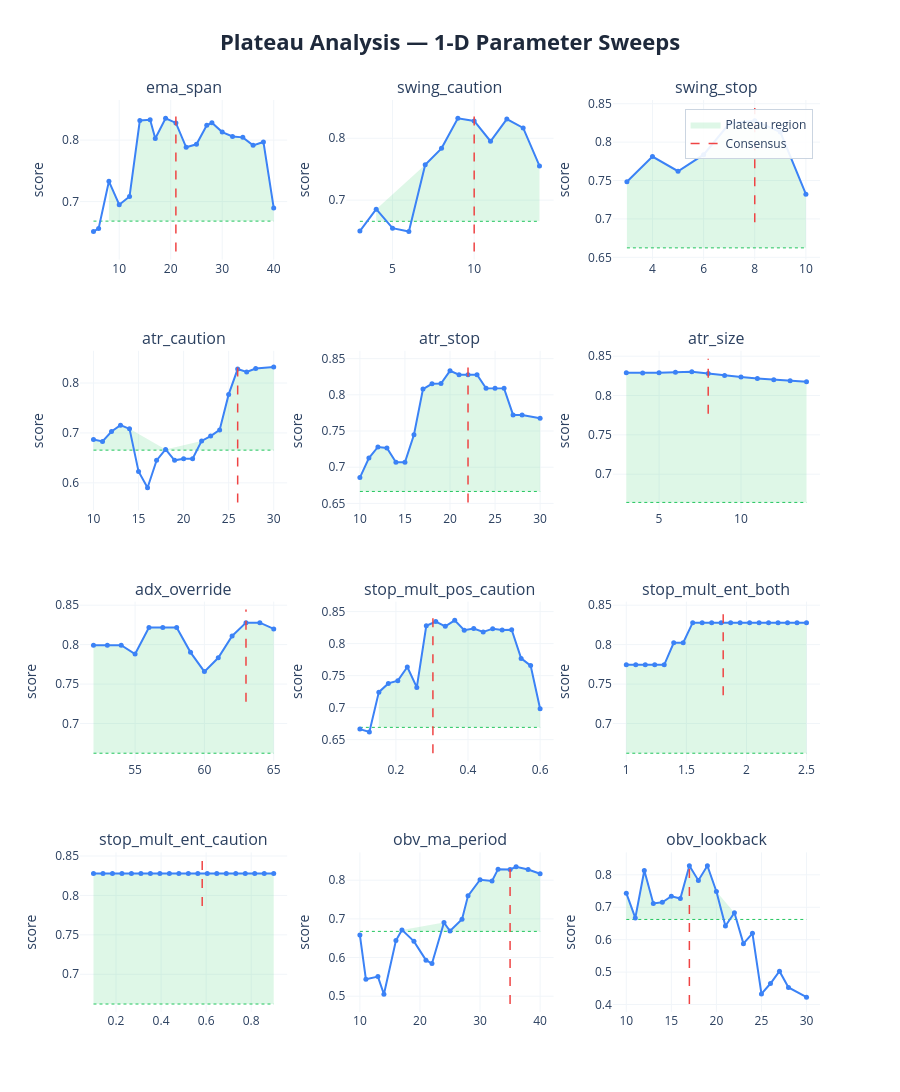

Notebook code cell kept with this figure:
### Markdown cell above
### 1-D sweep charts:
| Element | Meaning | Good | Bad |
|---------|---------|------|-----|
| **Blue curve** | Composite score at each value of the parameter, with all others held at consensus | Flat-topped curve — performance is insensitive to the exact value | Narrow spike — optimizer latched onto one specific value, everything nearby is worse |
| **Red dashed line** | Where the consensus value sits | On the flat top of the curve | On a steep slope or at the edge of a cliff |
| **Green dashed line** | Cutoff at 80% of peak score — the boundary between plateau and non-plateau | Blue curve stays above this line across most of the range | Blue curve dips below it quickly either side of the peak |
| **Green shading** | Plateau region — all values where the score stays within 20% of the peak | Wide green band spanning most of the range (robust) | Thin sliver or no shading at all (fragile/overfit) |

 If concensus on steep slope: parameter **REGIME SENSITIVE** - do not fix, backtests are disagreeing, want to fix parameters on flat top.

### Code cell
# ── visual sweep curves ───────────────────────────────────────────────────
plot_plateau_analysis(
    sweep_results    = sweep_results,
    consensus_params = results['consensus_params'],
    param_defs       = PARAM_DEFS,
    fixed_params     = FIXED_PARAMS,
    threshold        = 0.20,
    show             = False,
    save_html        = None,
)

### Figure 1 — Plotly figure (JSON) as saved in the notebook; plotly's stock layout.template omitted (floating-point values rounded to 4 significant figures)
{"data": [{"fill": "toself", "fillcolor": "rgba(34, 197, 94, 0.15)", "hoverinfo": "skip", "line": {"color": "rgba(0,0,0,0)"}, "name": "Plateau region", "showlegend": true, "type": "scatter", "x": [8, 10, 12, 14, 16, 17, 19, 21, 23, 25, 27, 28, 30, 32, 34, 36, 38, 40, 40, 38, 36, 34, 32, 30, 28, 27, 25, 23, 21, 19, 17, 16, 14, 12, 10, 8], "xaxis": "x", "y": [0.733, 0.695, 0.7083, 0.8318, 0.8331, 0.8025, 0.8355, 0.8279, 0.7883, 0.7931, 0.824, 0.8281, 0.8131, 0.8058, 0.8044, 0.7915, 0.797, 0.6898, 0.6684, 0.6684, 0.6684, 0.6684, 0.6684, 0.6684, 0.6684, 0.6684, 0.6684, 0.6684, 0.6684, 0.6684, 0.6684, 0.6684, 0.6684, 0.6684, 0.6684, 0.6684], "yaxis": "y"}, {"hoverinfo": "skip", "line": {"color": "#22c55e", "dash": "dot", "width": 1}, "mode": "lines", "showlegend": false, "type": "scatter", "x": [5, 40], "xaxis": "x", "y": [0.6684, 0.6684], "yaxis": "y"}, {"hovertemplate": "<b>ema_span</b><br>Value: %{x:.4g}<br>Score: %{y:.4f}<br><extra></extra>", "line": {"color": "#3b82f6", "width": 2}, "marker": {"size": 5}, "mode": "lines+markers", "name": "ema_span", "showlegend": false, "type": "scatter", "x": [5, 6, 8, 10, 12, 14, 16, 17, 19, 21, 23, 25, 27, 28, 30, 32, 34, 36, 38, 40], "xaxis": "x", "y": [0.6514, 0.6565, 0.733, 0.695, 0.7083, 0.8318, 0.8331, 0.8025, 0.8355, 0.8279, 0.7883, 0.7931, 0.824, 0.8281, 0.8131, 0.8058, 0.8044, 0.7915, 0.797, 0.6898], "yaxis": "y"}, {"hoverinfo": "skip", "line": {"color": "#ef4444", "dash": "dash", "width": 1.5}, "mode": "lines", "name": "Consensus", "showlegend": true, "type": "scatter", "x": [21, 21], "xaxis": "x", "y": [0.6188, 0.8522], "yaxis": "y"}, {"fill": "toself", "fillcolor": "rgba(34, 197, 94, 0.15)", "hoverinfo": "skip", "line": {"color": "rgba(0,0,0,0)"}, "name": "Plateau region", "showlegend": false, "type": "scatter", "x": [4, 7, 8, 9, 10, 11, 12, 13, 14, 14, 13, 12, 11, 10, 9, 8, 7, 4], "xaxis": "x2", "y": [0.6855, 0.7572, 0.7837, 0.8322, 0.8279, 0.7951, 0.8309, 0.8167, 0.7552, 0.6658, 0.6658, 0.6658, 0.6658, 0.6658, 0.6658, 0.6658, 0.6658, 0.6658], "yaxis": "y2"}, {"hoverinfo": "skip", "line": {"color": "#22c55e", "dash": "dot", "width": 1}, "mode": "lines", "showlegend": false, "type": "scatter", "x": [3, 14], "xaxis": "x2", "y": [0.6658, 0.6658], "yaxis": "y2"}, {"hovertemplate": "<b>swing_caution</b><br>Value: %{x:.4g}<br>Score: %{y:.4f}<br><extra></extra>", "line": {"color": "#3b82f6", "width": 2}, "marker": {"size": 5}, "mode": "lines+markers", "name": "swing_caution", "showlegend": false, "type": "scatter", "x": [3, 4, 5, 6, 7, 8, 9, 10, 11, 12, 13, 14], "xaxis": "x2", "y": [0.65, 0.6855, 0.6547, 0.6493, 0.7572, 0.7837, 0.8322, 0.8279, 0.7951, 0.8309, 0.8167, 0.7552], "yaxis": "y2"}, {"hoverinfo": "skip", "line": {"color": "#ef4444", "dash": "dash", "width": 1.5}, "mode": "lines", "name": "Consensus", "showlegend": false, "type": "scatter", "x": [10, 10], "xaxis": "x2", "y": [0.6168, 0.8489], "yaxis": "y2"}, {"fill": "toself", "fillcolor": "rgba(34, 197, 94, 0.15)", "hoverinfo": "skip", "line": {"color": "rgba(0,0,0,0)"}, "name": "Plateau region", "showlegend": false, "type": "scatter", "x": [3, 4, 5, 6, 7, 8, 9, 10, 10, 9, 8, 7, 6, 5, 4, 3], "xaxis": "x3", "y": [0.7484, 0.7811, 0.7621, 0.7836, 0.8239, 0.8279, 0.8131, 0.7323, 0.6623, 0.6623, 0.6623, 0.6623, 0.6623, 0.6623, 0.6623, 0.6623], "yaxis": "y3"}, {"hoverinfo": "skip", "line": {"color": "#22c55e", "dash": "dot", "width": 1}, "mode": "lines", "showlegend": false, "type": "scatter", "x": [3, 10], "xaxis": "x3", "y": [0.6623, 0.6623], "yaxis": "y3"}, {"hovertemplate": "<b>swing_stop</b><br>Value: %{x:.4g}<br>Score: %{y:.4f}<br><extra></extra>", "line": {"color": "#3b82f6", "width": 2}, "marker": {"size": 5}, "mode": "lines+markers", "name": "swing_stop", "showlegend": false, "type": "scatter", "x": [3, 4, 5, 6, 7, 8, 9, 10], "xaxis": "x3", "y": [0.7484, 0.7811, 0.7621, 0.7836, 0.8239, 0.8279, 0.8131, 0.7323], "yaxis": "y3"}, {"hoverinfo": "skip", "line": {"color": "#ef4444", "dash": "dash", "width": 1.5}, "mode": "lines", "name": "Consensus", "showlegend": false, "type": "scatter", "x": [8, 8], "xaxis": "x3", "y": [0.6956, 0.8444], "yaxis": "y3"}, {"fill": "toself", "fillcolor": "rgba(34, 197, 94, 0.15)", "hoverinfo": "skip", "line": {"color": "rgba(0,0,0,0)"}, "name": "Plateau region", "showlegend": false, "type": "scatter", "x": [10, 11, 12, 13, 14, 18, 22, 23, 24, 25, 26, 27, 28, 30, 30, 28, 27, 26, 25, 24, 23, 22, 18, 14, 13, 12, 11, 10], "xaxis": "x4", "y": [0.6868, 0.6831, 0.703, 0.7156, 0.7082, 0.667, 0.6841, 0.6937, 0.7061, 0.7773, 0.8279, 0.822, 0.829, 0.832, 0.6656, 0.6656, 0.6656, 0.6656, 0.6656, 0.6656, 0.6656, 0.6656, 0.6656, 0.6656, 0.6656, 0.6656, 0.6656, 0.6656], "yaxis": "y4"}, {"hoverinfo": "skip", "line": {"color": "#22c55e", "dash": "dot", "width": 1}, "mode": "lines", "showlegend": false, "type": "scatter", "x": [10, 30], "xaxis": "x4", "y": [0.6656, 0.6656], "yaxis": "y4"}, {"hovertemplate": "<b>atr_caution</b><br>Value: %{x:.4g}<br>Score: %{y:.4f}<br><extra></extra>", "line": {"color": "#3b82f6", "width": 2}, "marker": {"size": 5}, "mode": "lines+markers", "name": "atr_caution", "showlegend": false, "type": "scatter", "x": [10, 11, 12, 13, 14, 15, 16, 17, 18, 19, 20, 21, 22, 23, 24, 25, 26, 27, 28, 30], "xaxis": "x4", "y": [0.6868, 0.6831, 0.703, 0.7156, 0.7082, 0.6229, 0.5904, 0.6451, 0.667, 0.6452, 0.6485, 0.6485, 0.6841, 0.6937, 0.7061, 0.7773, 0.8279, 0.822, 0.829, 0.832], "yaxis": "y4"}, {"hoverinfo": "skip", "line": {"color": "#ef4444", "dash": "dash", "width": 1.5}, "mode": "lines", "name": "Consensus", "showlegend": false, "type": "scatter", "x": [26, 26], "xaxis": "x4", "y": [0.5608, 0.8486], "yaxis": "y4"}, {"fill": "toself", "fillcolor": "rgba(34, 197, 94, 0.15)", "hoverinfo": "skip", "line": {"color": "rgba(0,0,0,0)"}, "name": "Plateau region", "showlegend": false, "type": "scatter", "x": [10, 11, 12, 13, 14, 15, 16, 17, 18, 19, 20, 21, 22, 23, 24, 25, 26, 27, 28, 30, 30, 28, 27, 26, 25, 24, 23, 22, 21, 20, 19, 18, 17, 16, 15, 14, 13, 12, 11, 10], "xaxis": "x5", "y": [0.6857, 0.7126, 0.728, 0.7267, 0.7068, 0.7068, 0.7449, 0.808, 0.8153, 0.8155, 0.8332, 0.8279, 0.8279, 0.8279, 0.8092, 0.8089, 0.8089, 0.7723, 0.7723, 0.7678, 0.6665, 0.6665, 0.6665, 0.6665, 0.6665, 0.6665, 0.6665, 0.6665, 0.6665, 0.6665, 0.6665, 0.6665, 0.6665, 0.6665, 0.6665, 0.6665, 0.6665, 0.6665, 0.6665, 0.6665], "yaxis": "y5"}, {"hoverinfo": "skip", "line": {"color": "#22c55e", "dash": "dot", "width": 1}, "mode": "lines", "showlegend": false, "type": "scatter", "x": [10, 30], "xaxis": "x5", "y": [0.6665, 0.6665], "yaxis": "y5"}, {"hovertemplate": "<b>atr_stop</b><br>Value: %{x:.4g}<br>Score: %{y:.4f}<br><extra></extra>", "line": {"color": "#3b82f6", "width": 2}, "marker": {"size": 5}, "mode": "lines+markers", "name": "atr_stop", "showlegend": false, "type": "scatter", "x": [10, 11, 12, 13, 14, 15, 16, 17, 18, 19, 20, 21, 22, 23, 24, 25, 26, 27, 28, 30], "xaxis": "x5", "y": [0.6857, 0.7126, 0.728, 0.7267, 0.7068, 0.7068, 0.7449, 0.808, 0.8153, 0.8155, 0.8332, 0.8279, 0.8279, 0.8279, 0.8092, 0.8089, 0.8089, 0.7723, 0.7723, 0.7678], "yaxis": "y5"}, {"hoverinfo": "skip", "line": {"color": "#ef4444", "dash": "dash", "width": 1.5}, "mode": "lines", "name": "Consensus", "showlegend": false, "type": "scatter", "x": [22, 22], "xaxis": "x5", "y": [0.6514, 0.8498], "yaxis": "y5"}, {"fill": "toself", "fillcolor": "rgba(34, 197, 94, 0.15)", "hoverinfo": "skip", "line": {"color": "rgba(0,0,0,0)"}, "name": "Plateau region", "showlegend": false, "type": "scatter", "x": [3, 4, 5, 6, 7, 8, 9, 10, 11, 12, 13, 14, 14, 13, 12, 11, 10, 9, 8, 7, 6, 5, 4, 3], "xaxis": "x6", "y": [0.8289, 0.8287, 0.829, 0.8295, 0.8301, 0.8279, 0.8255, 0.8234, 0.8217, 0.8201, 0.8188, 0.8177, 0.6641, 0.6641, 0.6641, 0.6641, 0.6641, 0.6641, 0.6641, 0.6641, 0.6641, 0.6641, 0.6641, 0.6641], "yaxis": "y6"}, {"hoverinfo": "skip", "line": {"color": "#22c55e", "dash": "dot", "width": 1}, "mode": "lines", "showlegend": false, "type": "scatter", "x": [3, 14], "xaxis": "x6", "y": [0.6641, 0.6641], "yaxis": "y6"}, {"hovertemplate": "<b>atr_size</b><br>Value: %{x:.4g}<br>Score: %{y:.4f}<br><extra></extra>", "line": {"color": "#3b82f6", "width": 2}, "marker": {"size": 5}, "mode": "lines+markers", "name": "atr_size", "showlegend": false, "type": "scatter", "x": [3, 4, 5, 6, 7, 8, 9, 10, 11, 12, 13, 14], "xaxis": "x6", "y": [0.8289, 0.8287, 0.829, 0.8295, 0.8301, 0.8279, 0.8255, 0.8234, 0.8217, 0.8201, 0.8188, 0.8177], "yaxis": "y6"}, {"hoverinfo": "skip", "line": {"color": "#ef4444", "dash": "dash", "width": 1.5}, "mode": "lines", "name": "Consensus", "showlegend": false, "type": "scatter", "x": [8, 8], "xaxis": "x6", "y": [0.7768, 0.8467], "yaxis": "y6"}, {"fill": "toself", "fillcolor": "rgba(34, 197, 94, 0.15)", "hoverinfo": "skip", "line": {"color": "rgba(0,0,0,0)"}, "name": "Plateau region", "showlegend": false, "type": "scatter", "x": [52, 53, 54, 55, 56, 57, 58, 59, 60, 61, 62, 63, 64, 65, 65, 64, 63, 62, 61, 60, 59, 58, 57, 56, 55, 54, 53, 52], "xaxis": "x7", "y": [0.7993, 0.7993, 0.7993, 0.7881, 0.8218, 0.8218, 0.8218, 0.7902, 0.7658, 0.7833, 0.8109, 0.8279, 0.8279, 0.8199, 0.6623, 0.6623, 0.6623, 0.6623, 0.6623, 0.6623, 0.6623, 0.6623, 0.6623, 0.6623, 0.6623, 0.6623, 0.6623, 0.6623], "yaxis": "y7"}, {"hoverinfo": "skip", "line": {"color": "#22c55e", "dash": "dot", "width": 1}, "mode": "lines", "showlegend": false, "type": "scatter", "x": [52, 65], "xaxis": "x7", "y": [0.6623, 0.6623], "yaxis": "y7"}, {"hovertemplate": "<b>adx_override</b><br>Value: %{x:.4g}<br>Score: %{y:.4f}<br><extra></extra>", "line": {"color": "#3b82f6", "width": 2}, "marker": {"size": 5}, "mode": "lines+markers", "name": "adx_override", "showlegend": false, "type": "scatter", "x": [52, 53, 54, 55, 56, 57, 58, 59, 60, 61, 62, 63, 64, 65], "xaxis": "x7", "y": [0.7993, 0.7993, 0.7993, 0.7881, 0.8218, 0.8218, 0.8218, 0.7902, 0.7658, 0.7833, 0.8109, 0.8279, 0.8279, 0.8199], "yaxis": "y7"}, {"hoverinfo": "skip", "line": {"color": "#ef4444", "dash": "dash", "width": 1.5}, "mode": "lines", "name": "Consensus", "showlegend": false, "type": "scatter", "x": [63, 63], "xaxis": "x7", "y": [0.7275, 0.8444], "yaxis": "y7"}, {"fill": "toself", "fillcolor": "rgba(34, 197, 94, 0.15)", "hoverinfo": "skip", "line": {"color": "rgba(0,0,0,0)"}, "name": "Plateau region", "showlegend": false, "type": "scatter", "x": [0.1526, 0.1789, 0.2053, 0.2316, 0.2579, 0.2842, 0.3105, 0.3368, 0.3632, 0.3895, 0.4158, 0.4421, 0.4684, 0.4947, 0.5211, 0.5474, 0.5737, 0.6, 0.6, 0.5737, 0.5474, 0.5211, 0.4947, 0.4684, 0.4421, 0.4158, 0.3895, 0.3632, 0.3368, 0.3105, 0.2842, 0.2579, 0.2316, 0.2053, 0.1789, 0.1526], "xaxis": "x8", "y": [0.7242, 0.7379, 0.7421, 0.7636, 0.7316, 0.8279, 0.8345, 0.827, 0.8365, 0.8209, 0.8236, 0.8182, 0.8234, 0.8213, 0.8217, 0.777, 0.7657, 0.6983, 0.6692, 0.6692, 0.6692, 0.6692, 0.6692, 0.6692, 0.6692, 0.6692, 0.6692, 0.6692, 0.6692, 0.6692, 0.6692, 0.6692, 0.6692, 0.6692, 0.6692, 0.6692], "yaxis": "y8"}, {"hoverinfo": "skip", "line": {"color": "#22c55e", "dash": "dot", "width": 1}, "mode": "lines", "showlegend": false, "type": "scatter", "x": [0.1, 0.6], "xaxis": "x8", "y": [0.6692, 0.6692], "yaxis": "y8"}, {"hovertemplate": "<b>stop_mult_pos_caution</b><br>Value: %{x:.4g}<br>Score: %{y:.4f}<br><extra></extra>", "line": {"color": "#3b82f6", "width": 2}, "marker": {"size": 5}, "mode": "lines+markers", "name": "stop_mult_pos_caution", "showlegend": false, "type": "scatter", "x": [0.1, 0.1263, 0.1526, 0.1789, 0.2053, 0.2316, 0.2579, 0.2842, 0.3105, 0.3368, 0.3632, 0.3895, 0.4158, 0.4421, 0.4684, 0.4947, 0.5211, 0.5474, 0.5737, 0.6], "xaxis": "x8", "y": [0.6665, 0.6619, 0.7242, 0.7379, 0.7421, 0.7636, 0.7316, 0.8279, 0.8345, 0.827, 0.8365, 0.8209, 0.8236, 0.8182, 0.8234, 0.8213, 0.8217, 0.777, 0.7657, 0.6983], "yaxis": "y8"}, {"hoverinfo": "skip", "line": {"color": "#ef4444", "dash": "dash", "width": 1.5}, "mode": "lines", "name": "Consensus", "showlegend": false, "type": "scatter", "x": [0.3026, 0.3026], "xaxis": "x8", "y": [0.6288, 0.8532], "yaxis": "y8"}, {"fill": "toself", "fillcolor": "rgba(34, 197, 94, 0.15)", "hoverinfo": "skip", "line": {"color": "rgba(0,0,0,0)"}, "name": "Plateau region", "showlegend": false, "type": "scatter", "x": [1.0, 1.079, 1.158, 1.237, 1.316, 1.395, 1.474, 1.553, 1.632, 1.711, 1.789, 1.868, 1.947, 2.026, 2.105, 2.184, 2.263, 2.342, 2.421, 2.5, 2.5, 2.421, 2.342, 2.263, 2.184, 2.105, 2.026, 1.947, 1.868, 1.789, 1.711, 1.632, 1.553, 1.474, 1.395, 1.316, 1.237, 1.158, 1.079, 1.0], "xaxis": "x9", "y": [0.7744, 0.7744, 0.7744, 0.7744, 0.7744, 0.8024, 0.8024, 0.8279, 0.8279, 0.8279, 0.8279, 0.8279, 0.8279, 0.8279, 0.8279, 0.8279, 0.8279, 0.8279, 0.8279, 0.8279, 0.6623, 0.6623, 0.6623, 0.6623, 0.6623, 0.6623, 0.6623, 0.6623, 0.6623, 0.6623, 0.6623, 0.6623, 0.6623, 0.6623, 0.6623, 0.6623, 0.6623, 0.6623, 0.6623, 0.6623], "yaxis": "y9"}, {"hoverinfo": "skip", "line": {"color": "#22c55e", "dash": "dot", "width": 1}, "mode": "lines", "showlegend": false, "type": "scatter", "x": [1, 2.5], "xaxis": "x9", "y": [0.6623, 0.6623], "yaxis": "y9"}, {"hovertemplate": "<b>stop_mult_ent_both</b><br>Value: %{x:.4g}<br>Score: %{y:.4f}<br><extra></extra>", "line": {"color": "#3b82f6", "width": 2}, "marker": {"size": 5}, "mode": "lines+markers", "name": "stop_mult_ent_both", "showlegend": false, "type": "scatter", "x": [1.0, 1.079, 1.158, 1.237, 1.316, 1.395, 1.474, 1.553, 1.632, 1.711, 1.789, 1.868, 1.947, 2.026, 2.105, 2.184, 2.263, 2.342, 2.421, 2.5], "xaxis": "x9", "y": [0.7744, 0.7744, 0.7744, 0.7744, 0.7744, 0.8024, 0.8024, 0.8279, 0.8279, 0.8279, 0.8279, 0.8279, 0.8279, 0.8279, 0.8279, 0.8279, 0.8279, 0.8279, 0.8279, 0.8279], "yaxis": "y9"}, {"hoverinfo": "skip", "line": {"color": "#ef4444", "dash": "dash", "width": 1.5}, "mode": "lines", "name": "Consensus", "showlegend": false, "type": "scatter", "x": [1.806, 1.806], "xaxis": "x9", "y": [0.7357, 0.8444], "yaxis": "y9"}, {"fill": "toself", "fillcolor": "rgba(34, 197, 94, 0.15)", "hoverinfo": "skip", "line": {"color": "rgba(0,0,0,0)"}, "name": "Plateau region", "showlegend": false, "type": "scatter", "x": [0.1, 0.1421, 0.1842, 0.2263, 0.2684, 0.3105, 0.3526, 0.3947, 0.4368, 0.4789, 0.5211, 0.5632, 0.6053, 0.6474, 0.6895, 0.7316, 0.7737, 0.8158, 0.8579, 0.9, 0.9, 0.8579, 0.8158, 0.7737, 0.7316, 0.6895, 0.6474, 0.6053, 0.5632, 0.5211, 0.4789, 0.4368, 0.3947, 0.3526, 0.3105, 0.2684, 0.2263, 0.1842, 0.1421, 0.1], "xaxis": "x10", "y": [0.8279, 0.8279, 0.8279, 0.8279, 0.8279, 0.8279, 0.8279, 0.8279, 0.8279, 0.8279, 0.8279, 0.8279, 0.8279, 0.8279, 0.8279, 0.8279, 0.8279, 0.8279, 0.8279, 0.8279, 0.6623, 0.6623, 0.6623, 0.6623, 0.6623, 0.6623, 0.6623, 0.6623, 0.6623, 0.6623, 0.6623, 0.6623, 0.6623, 0.6623, 0.6623, 0.6623, 0.6623, 0.6623, 0.6623, 0.6623], "yaxis": "y10"}, {"hoverinfo": "skip", "line": {"color": "#22c55e", "dash": "dot", "width": 1}, "mode": "lines", "showlegend": false, "type": "scatter", "x": [0.1, 0.9], "xaxis": "x10", "y": [0.6623, 0.6623], "yaxis": "y10"}, {"hovertemplate": "<b>stop_mult_ent_caution</b><br>Value: %{x:.4g}<br>Score: %{y:.4f}<br><extra></extra>", "line": {"color": "#3b82f6", "width": 2}, "marker": {"size": 5}, "mode": "lines+markers", "name": "stop_mult_ent_caution", "showlegend": false, "type": "scatter", "x": [0.1, 0.1421, 0.1842, 0.2263, 0.2684, 0.3105, 0.3526, 0.3947, 0.4368, 0.4789, 0.5211, 0.5632, 0.6053, 0.6474, 0.6895, 0.7316, 0.7737, 0.8158, 0.8579, 0.9], "xaxis": "x10", "y": [0.8279, 0.8279, 0.8279, 0.8279, 0.8279, 0.8279, 0.8279, 0.8279, 0.8279, 0.8279, 0.8279, 0.8279, 0.8279, 0.8279, 0.8279, 0.8279, 0.8279, 0.8279, 0.8279, 0.8279], "yaxis": "y10"}, {"hoverinfo": "skip", "line": {"color": "#ef4444", "dash": "dash", "width": 1.5}, "mode": "lines", "name": "Consensus", "showlegend": false, "type": "scatter", "x": [0.5826, 0.5826], "xaxis": "x10", "y": [0.7865, 0.8444], "yaxis": "y10"}, {"fill": "toself", "fillcolor": "rgba(34, 197, 94, 0.15)", "hoverinfo": "skip", "line": {"color": "rgba(0,0,0,0)"}, "name": "Plateau region", "showlegend": false, "type": "scatter", "x": [17, 24, 25, 27, 28, 30, 32, 33, 35, 36, 38, 40, 40, 38, 36, 35, 33, 32, 30, 28, 27, 25, 24, 17], "xaxis": "x11", "y": [0.6715, 0.6904, 0.6687, 0.699, 0.7595, 0.8013, 0.7979, 0.8286, 0.8279, 0.8346, 0.8277, 0.8166, 0.6677, 0.6677, 0.6677, 0.6677, 0.6677, 0.6677, 0.6677, 0.6677, 0.6677, 0.6677, 0.6677, 0.6677], "yaxis": "y11"}, {"hoverinfo": "skip", "line": {"color": "#22c55e", "dash": "dot", "width": 1}, "mode": "lines", "showlegend": false, "type": "scatter", "x": [10, 40], "xaxis": "x11", "y": [0.6677, 0.6677], "yaxis": "y11"}, {"hovertemplate": "<b>obv_ma_period</b><br>Value: %{x:.4g}<br>Score: %{y:.4f}<br><extra></extra>", "line": {"color": "#3b82f6", "width": 2}, "marker": {"size": 5}, "mode": "lines+markers", "name": "obv_ma_period", "showlegend": false, "type": "scatter", "x": [10, 11, 13, 14, 16, 17, 19, 21, 22, 24, 25, 27, 28, 30, 32, 33, 35, 36, 38, 40], "xaxis": "x11", "y": [0.6582, 0.5437, 0.5508, 0.5051, 0.644, 0.6715, 0.6418, 0.5933, 0.5844, 0.6904, 0.6687, 0.699, 0.7595, 0.8013, 0.7979, 0.8286, 0.8279, 0.8346, 0.8277, 0.8166], "yaxis": "y11"}, {"hoverinfo": "skip", "line": {"color": "#ef4444", "dash": "dash", "width": 1.5}, "mode": "lines", "name": "Consensus", "showlegend": false, "type": "scatter", "x": [35, 35], "xaxis": "x11", "y": [0.4798, 0.8513], "yaxis": "y11"}, {"fill": "toself", "fillcolor": "rgba(34, 197, 94, 0.15)", "hoverinfo": "skip", "line": {"color": "rgba(0,0,0,0)"}, "name": "Plateau region", "showlegend": false, "type": "scatter", "x": [10, 11, 12, 13, 14, 15, 16, 17, 18, 19, 20, 22, 22, 20, 19, 18, 17, 16, 15, 14, 13, 12, 11, 10], "xaxis": "x12", "y": [0.7434, 0.667, 0.8133, 0.7119, 0.7153, 0.7338, 0.7271, 0.8279, 0.7828, 0.828, 0.7487, 0.6832, 0.6624, 0.6624, 0.6624, 0.6624, 0.6624, 0.6624, 0.6624, 0.6624, 0.6624, 0.6624, 0.6624, 0.6624], "yaxis": "y12"}, {"hoverinfo": "skip", "line": {"color": "#22c55e", "dash": "dot", "width": 1}, "mode": "lines", "showlegend": false, "type": "scatter", "x": [10, 30], "xaxis": "x12", "y": [0.6624, 0.6624], "yaxis": "y12"}, {"hovertemplate": "<b>obv_lookback</b><br>Value: %{x:.4g}<br>Score: %{y:.4f}<br><extra></extra>", "line": {"color": "#3b82f6", "width": 2}, "marker": {"size": 5}, "mode": "lines+markers", "name": "obv_lookback", "showlegend": false, "type": "scatter", "x": [10, 11, 12, 13, 14, 15, 16, 17, 18, 19, 20, 21, 22, 23, 24, 25, 26, 27, 28, 30], "xaxis": "x12", "y": [0.7434, 0.667, 0.8133, 0.7119, 0.7153, 0.7338, 0.7271, 0.8279, 0.7828, 0.828, 0.7487, 0.6424, 0.6832, 0.5877, 0.6195, 0.4325, 0.4648, 0.5029, 0.4526, 0.4227], "yaxis": "y12"}, {"hoverinfo": "skip", "line": {"color": "#ef4444", "dash": "dash", "width": 1.5}, "mode": "lines", "name": "Consensus", "showlegend": false, "type": "scatter", "x": [17, 17], "xaxis": "x12", "y": [0.4015, 0.8446], "yaxis": "y12"}], "layout": {"annotations": [{"font": {"size": 16}, "showarrow": false, "text": "ema_span", "x": 0.14, "xanchor": "center", "xref": "paper", "y": 1, "yanchor": "bottom", "yref": "paper"}, {"font": {"size": 16}, "showarrow": false, "text": "swing_caution", "x": 0.5, "xanchor": "center", "xref": "paper", "y": 1, "yanchor": "bottom", "yref": "paper"}, {"font": {"size": 16}, "showarrow": false, "text": "swing_stop", "x": 0.86, "xanchor": "center", "xref": "paper", "y": 1, "yanchor": "bottom", "yref": "paper"}, {"font": {"size": 16}, "showarrow": false, "text": "atr_caution", "x": 0.14, "xanchor": "center", "xref": "paper", "y": 0.725, "yanchor": "bottom", "yref": "paper"}, {"font": {"size": 16}, "showarrow": false, "text": "atr_stop", "x": 0.5, "xanchor": "center", "xref": "paper", "y": 0.725, "yanchor": "bottom", "yref": "paper"}, {"font": {"size": 16}, "showarrow": false, "text": "atr_size", "x": 0.86, "xanchor": "center", "xref": "paper", "y": 0.725, "yanchor": "bottom", "yref": "paper"}, {"font": {"size": 16}, "showarrow": false, "text": "adx_override", "x": 0.14, "xanchor": "center", "xref": "paper", "y": 0.45, "yanchor": "bottom", "yref": "paper"}, {"font": {"size": 16}, "showarrow": false, "text": "stop_mult_pos_caution", "x": 0.5, "xanchor": "center", "xref": "paper", "y": 0.45, "yanchor": "bottom", "yref": "paper"}, {"font": {"size": 16}, "showarrow": false, "text": "stop_mult_ent_both", "x": 0.86, "xanchor": "center", "xref": "paper", "y": 0.45, "yanchor": "bottom", "yref": "paper"}, {"font": {"size": 16}, "showarrow": false, "text": "stop_mult_ent_caution", "x": 0.14, "xanchor": "center", "xref": "paper", "y": 0.175, "yanchor": "bottom", "yref": "paper"}, {"font": {"size": 16}, "showarrow": false, "text": "obv_ma_period", "x": 0.5, "xanchor": "center", "xref": "paper", "y": 0.175, "yanchor": "bottom", "yref": "paper"}, {"font": {"size": 16}, "showarrow": false, "text": "obv_lookback", "x": 0.86, "xanchor": "center", "xref": "paper", "y": 0.175, "yanchor": "bottom", "yref": "paper"}], "height": 1200, "legend": {"bgcolor": "rgba(255, 255, 255, 0.9)", "bordercolor": "#cbd5e1", "borderwidth": 1, "x": 0.99, "xanchor": "right", "y": 0.99, "yanchor": "top"}, "title": {"font": {"color": "#1E293B", "size": 22}, "text": "<b>Plateau Analysis — 1-D Parameter Sweeps</b>", "x": 0.5, "xanchor": "center"}, "xaxis": {"anchor": "y", "domain": [0, 0.28], "gridcolor": "#f1f5f9", "gridwidth": 1, "showgrid": true}, "xaxis10": {"anchor": "y10", "domain": [0, 0.28], "gridcolor": "#f1f5f9", "gridwidth": 1, "showgrid": true}, "xaxis11": {"anchor": "y11", "domain": [0.36, 0.64], "gridcolor": "#f1f5f9", "gridwidth": 1, "showgrid": true}, "xaxis12": {"anchor": "y12", "domain": [0.72, 1], "gridcolor": "#f1f5f9", "gridwidth": 1, "showgrid": true}, "xaxis2": {"anchor": "y2", "domain": [0.36, 0.64], "gridcolor": "#f1f5f9", "gridwidth": 1, "showgrid": true}, "xaxis3": {"anchor": "y3", "domain": [0.72, 1], "gridcolor": "#f1f5f9", "gridwidth": 1, "showgrid": true}, "xaxis4": {"anchor": "y4", "domain": [0, 0.28], "gridcolor": "#f1f5f9", "gridwidth": 1, "showgrid": true}, "xaxis5": {"anchor": "y5", "domain": [0.36, 0.64], "gridcolor": "#f1f5f9", "gridwidth": 1, "showgrid": true}, "xaxis6": {"anchor": "y6", "domain": [0.72, 1], "gridcolor": "#f1f5f9", "gridwidth": 1, "showgrid": true}, "xaxis7": {"anchor": "y7", "domain": [0, 0.28], "gridcolor": "#f1f5f9", "gridwidth": 1, "showgrid": true}, "xaxis8": {"anchor": "y8", "domain": [0.36, 0.64], "gridcolor": "#f1f5f9", "gridwidth": 1, "showgrid": true}, "xaxis9": {"anchor": "y9", "domain": [0.72, 1], "gridcolor": "#f1f5f9", "gridwidth": 1, "showgrid": true}, "yaxis": {"anchor": "x", "domain": [0.825, 1], "gridcolor": "#f1f5f9", "gridwidth": 1, "showgrid": true, "title": {"text": "score"}}, "yaxis10": {"anchor": "x10", "domain": [0, 0.175], "gridcolor": "#f1f5f9", "gridwidth": 1, "showgrid": true, "title": {"text": "score"}}, "yaxis11": {"anchor": "x11", "domain": [0, 0.175], "gridcolor": "#f1f5f9", "gridwidth": 1, "showgrid": true, "title": {"text": "score"}}, "yaxis12": {"anchor": "x12", "domain": [0, 0.175], "gridcolor": "#f1f5f9", "gridwidth": 1, "showgrid": true, "title": {"text": "score"}}, "yaxis2": {"anchor": "x2", "domain": [0.825, 1], "gridcolor": "#f1f5f9", "gridwidth": 1, "showgrid": true, "title": {"text": "score"}}, "yaxis3": {"anchor": "x3", "domain": [0.825, 1], "gridcolor": "#f1f5f9", "gridwidth": 1, "showgrid": true, "title": {"text": "score"}}, "yaxis4": {"anchor": "x4", "domain": [0.55, 0.725], "gridcolor": "#f1f5f9", "gridwidth": 1, "showgrid": true, "title": {"text": "score"}}, "yaxis5": {"anchor": "x5", "domain": [0.55, 0.725], "gridcolor": "#f1f5f9", "gridwidth": 1, "showgrid": true, "title": {"text": "score"}}, "yaxis6": {"anchor": "x6", "domain": [0.55, 0.725], "gridcolor": "#f1f5f9", "gridwidth": 1, "showgrid": true, "title": {"text": "score"}}, "yaxis7": {"anchor": "x7", "domain": [0.275, 0.45], "gridcolor": "#f1f5f9", "gridwidth": 1, "showgrid": true, "title": {"text": "score"}}, "yaxis8": {"anchor": "x8", "domain": [0.275, 0.45], "gridcolor": "#f1f5f9", "gridwidth": 1, "showgrid": true, "title": {"text": "score"}}, "yaxis9": {"anchor": "x9", "domain": [0.275, 0.45], "gridcolor": "#f1f5f9", "gridwidth": 1, "showgrid": true, "title": {"text": "score"}}}}
